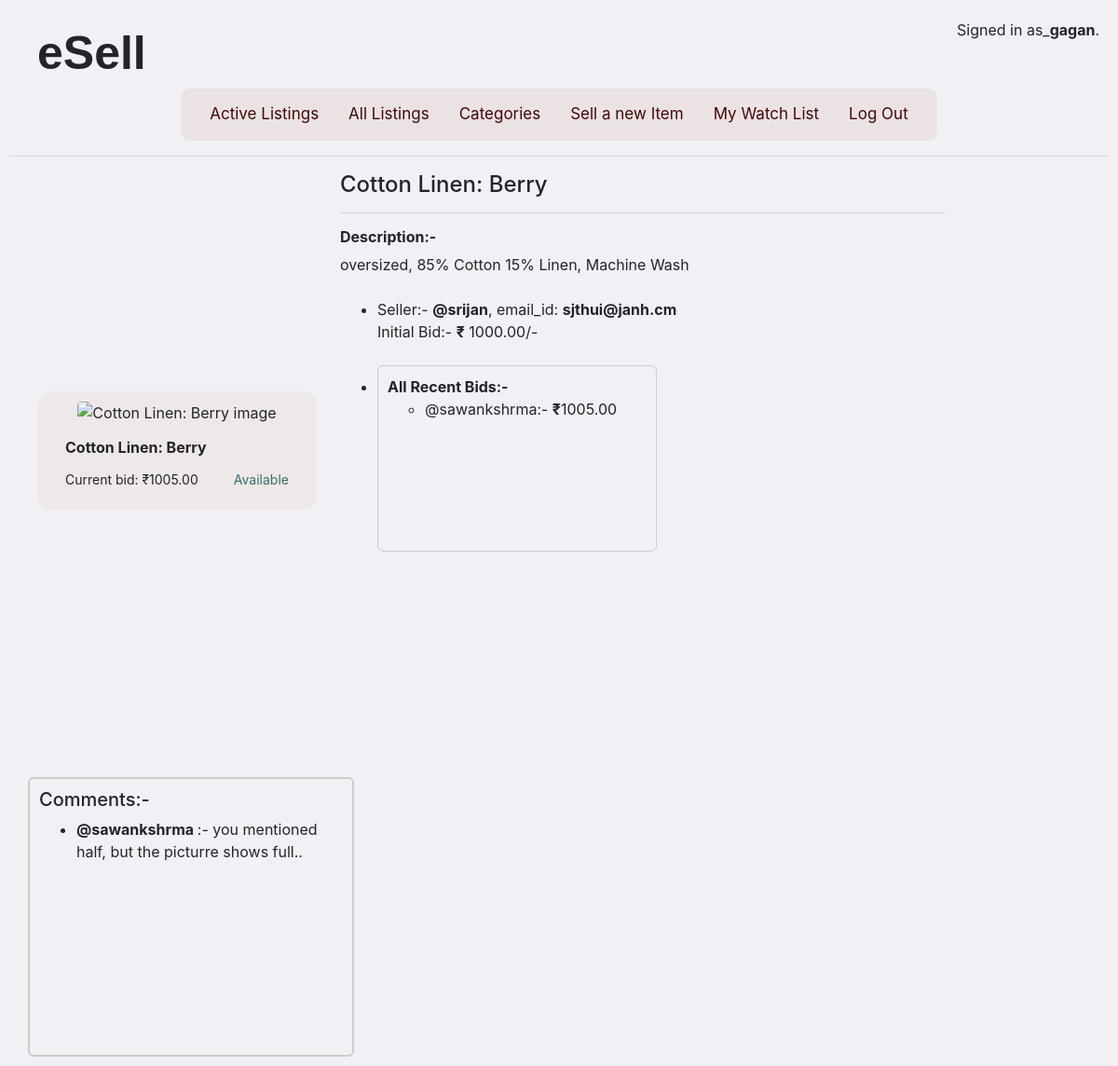
Screenshot of /2 (signed in) with the database file from the repository.
### auctions/models.py (models this page shows, shortened)
class User(AbstractUser):
    watchlist = models.ManyToManyField('Listing', blank=True, related_name="watched_by") #remember

class Listing(models.Model):
    CATEGORY_CHOICES = [
        ('FN', 'Fashion'),
        ('TY', 'Toys'),
        ('EL', 'Electronics'),
        ('HM', 'Home'),
    ]
    title = models.CharField(max_length=100)
    description = models.TextField(max_length=500)
    starting_bid = models.DecimalField(max_digits=10, decimal_places=2)
    current_bid = models.DecimalField(max_digits=10, decimal_places=2, null=True, blank=True)
    image_url = models.URLField(blank=True, null=True)
    category = models.CharField(max_length=2, choices=CATEGORY_CHOICES, default='HM')
    is_active = models.BooleanField(default=True)
    created_at = models.DateTimeField(auto_now_add=True)
    owner = models.ForeignKey(User, on_delete=models.CASCADE, related_name="listings")
    winner = models.ForeignKey(User, on_delete=models.SET_NULL, null=True, blank=True, related_name='won_auctions')

class Bid(models.Model):
    amount = models.DecimalField(max_digits=10, decimal_places=2)
    listing = models.ForeignKey(Listing, on_delete=models.CASCADE, related_name='bids')
    user = models.ForeignKey(User, on_delete=models.CASCADE, related_name='bids')
    created_at = models.DateTimeField(auto_now_add=True)

class Comment(models.Model):
    text = models.TextField(max_length=300)
    user = models.ForeignKey(User, on_delete=models.CASCADE, related_name='comments')
    listing = models.ForeignKey(Listing, on_delete=models.CASCADE, related_name='comments')

### auctions/views.py (the view)
# urls.py: path("<int:product_id>", views.product, name="product")
def product(request, product_id):
    try:
        product = Listing.objects.get(id=product_id)
    except Listing.DoesNotExist:
        raise Http404("Flight not found.")
    return render(request, "auctions/product.html", {
        "listing": product,
        "comments": product.comments.all(),
        "bids": product.bids.all(),
    })

### auctions/templates/auctions/product.html (shortened to what this page needs)
{% extends "auctions/layout.html" %}
{% block body %}
<div class = "product-wrap" style="
/* background-color: pink; */
 ">
        <div class="cards_wrapper" style="justify-content: flex-start;
         /* background-color: green; */
         width :325px;">
            <div class = "cards_container" style = "margin-left:30px;">
               <div class="image-wrapper">
                    {% if listing.image_url %}
                        <img src="{{ listing.image_url|safe }}" alt="{{ listing.title }} image" style="border: 1px solid transparent; border-radius: 5px;">
                    {% else %}
                        <div class="no-image">No image available</div>
                    {% endif %}
                </div>
                 <div class="card-footer">
                    <p class="card-title"><strong>{{ listing.title }}</strong></p>
                    <div class="card-meta">
                        {% if listing.is_active %} <span class="bid">Current bid: ₹{{ listing.current_bid }}</span>
                        <span class="availability {% if is_active %}not-available{% else %}available{% endif %}">
                            Available{% else %}Sold Out @ ₹{{ listing.current_bid }}{% endif %}
                            </span>
                    </div>
                </div>
            </div>
        </div>
        <div class = "product-info" style="
        /* background-color: rgb(78, 51, 124); */
         height:600px; width:680px !important;">
            <div class = "product-intro" style="
                /* background-color: red; */
                 height:40px; margin-left:30px; " >
                    <h4>{{listing.title}}</h4>
                    <hr>
                    <h6><strong>Description:-</strong></h6>
                    {{listing.description}}
                    <ul><br>
                        <li>
                           Seller:- <strong>@{{listing.owner.username}}</strong>, email_id: <strong>{{listing.owner.email}} </strong>
                        <br> Initial Bid:- <strong>₹</strong> {{listing.starting_bid}}/-
                        </li><br>
                        <li>
                            <div  class = "all-bids" style="
                                height: 200px;
                                width: 300px;
                                overflow-y: auto;
                                border: 1px solid #ccc;
                                border-radius: 6px;
                                padding: 10px;
                                background-color: transparent;
                            ">
                                <strong>All Recent Bids:-</strong>
                                <ul>
                                    {% for bid in bids %}
                                    <li>@{{ bid.user.username }}:- <strong>₹</strong>{{bid.amount}}</li>
                                    {% empty %}
                                    <li>No bids made yet.</li>
                                    {%endfor%}
                                </ul>
                            </div>
                        </li>
                    </ul>
            </div>
        </div>
        <div class = "comment-wrap" style="
            margin-left: 20px
            ;
        ">
            <div style = "height: 50px;"  ></div>
            <div  class = "comments" style="
                height: 300px;
                width: 350px;
                overflow-y: auto;
                border: 2px solid #ccc;
                border-radius: 6px;
                padding: 10px;
                background-color: transparent;
            ">
                <h5>Comments:-</h5>
                <ul>
                    {% for comment in comments %}
                    <li><strong>@{{ comment.user.username }} </strong>:- {{comment.text}}</li>
                    {% empty %}
                    <li>No comments yet.</li>
                    {%endfor%}
                </ul>
            </div>
        </div>
</div>
{% endblock %}

### auctions/templates/auctions/layout.html (shortened to what this page needs)
{% load static %}
<!DOCTYPE html>
<html lang="en">
    <head>
         <link rel="stylesheet" href="https://stackpath.bootstrapcdn.com/bootstrap/4.4.1/css/bootstrap.min.css">
        <link href="{% static 'auctions/styles.css' %}" rel="stylesheet">
    </head>
    <body>
         <div class = "title_block">
            <a href = "{% url 'index' %}"><div id = "logo"> <strong> eSell</strong></div>
            </a>
               <div class = "login_status">
                {% if user.is_authenticated %}
                    Signed in as_  <strong>{{  user.username }}</strong>.
                {% else %}
                    Not signed in!
                {% endif %}
        </div>
        </div>
        <div class = "extras-wrapper">
               <div class = "extras_1">
        <div class = "extras">
            <ul class="nav">
                <li class="nav-item">
                    <a class="nav-link" href="{% url 'index' %}">Active Listings</a>
                </li>
                <li class="nav-item">
                    <a class="nav-link" href="{% url 'all' %}">All Listings</a>
                </li>
                 <li class="nav-item">
                    <a class="nav-link" href="{% url 'index' %}">Categories</a>
                </li>
                <li class="nav-item">
                        <a class="nav-link" href="{% url 'newlisting' %}">Sell a new Item</a>
                    </li>
            {% if user.is_authenticated %}
            <li class="nav-item">
                        <a class="nav-link" href="{% url 'logout' %}">My Watch List</a>
                    </li>
                    <li class="nav-item">
                        <a class="nav-link" href="{% url 'logout' %}">Log Out</a>
                    </li>
                {% endif %}
            </ul>
        </div>
        </div>
        </div>
        <hr>
        {% block body %}
        {% endblock %}
    </body>
</html>

### auctions/static/auctions/styles.css (style rules this page uses)
body { background-color: #f0f0f5; padding: 10px; }
a { color: inherit; text-decoration: none; }
#logo { font-family: 'Montserrat', sans-serif; margin: 0 0 0 30px; font-size: 50px; }
.nav-link { color: rgb(68, 8, 8); }
.login-wrapper, .register-page, .cards_wrapper { display: flex; flex-wrap: wrap; justify-content: center; align-items: center; }
.product-wrap { display: flex; flex-wrap: wrap; }
.login-container, .register-container, .cards_container { width: 100%; max-width: 400px; min-width: 300px; }
.cards_container { width:320px; background-color: #efe8e8; border-radius: 15px; margin: 8px; height: auto; display: flex; flex-direction: column; justify-content: space-between; padding: 10px; box-sizing: border-box; overflow: hidden; }
.login_status { display: flex; justify-content: right; margin-right: 10px; }
.extras-wrapper { display: flex; justify-content: center; width : 100% }
.extras_1 { display: inline-flex; justify-content: center; background-color: #ebe3e3; padding: 7px 15px; border-radius: 10px; font-size: 17px; }
.title_block { padding-top:10px; display: flex; justify-content: space-between; height: auto; }
.image-wrapper { height: 80%; flex-shrink: 0; display: flex; align-items: center; justify-content: center; }
.image-wrapper img { max-height: 100%; max-width: 100%; object-fit: contain; }
.card-footer { background-color: transparent; border: none; height: 45%; display: flexbox; flex-direction: column; }
.card-meta { display: flex; justify-content: space-between; font-size: 14px; }
.available { color: rgb(53, 111, 109); }

### rows the page displays
User: username "gagan"
Listing: title "Cotton Linen: Berry", current_bid "1005.00", description "oversized, 85% Cotton 15% Linen, Machine Wash", owner.username "srijan", owner.email "sjthui@janh.cm", starting_bid "1000.00"
Bid: user.username "sawankshrma", amount "1005.00"
Comment: user.username "sawankshrma", text "you mentioned half, but the picturre shows full.."
